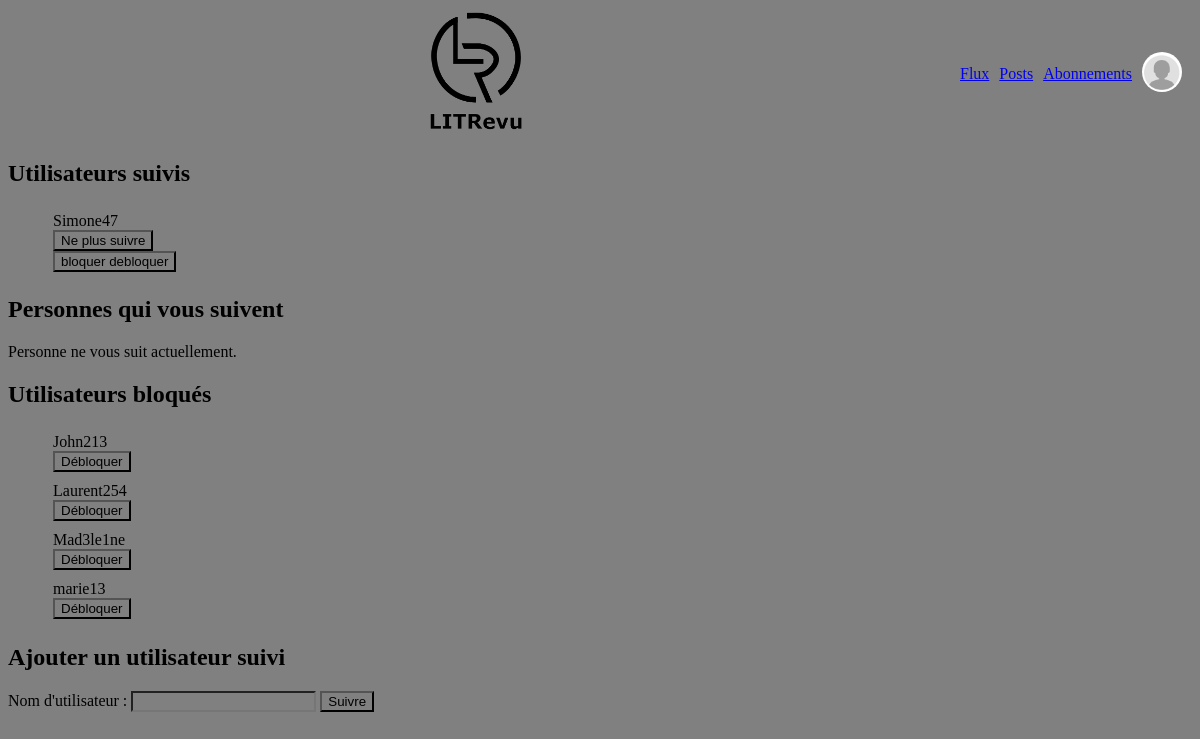
The page /subscription/ (signed in) on the database as committed earlier.
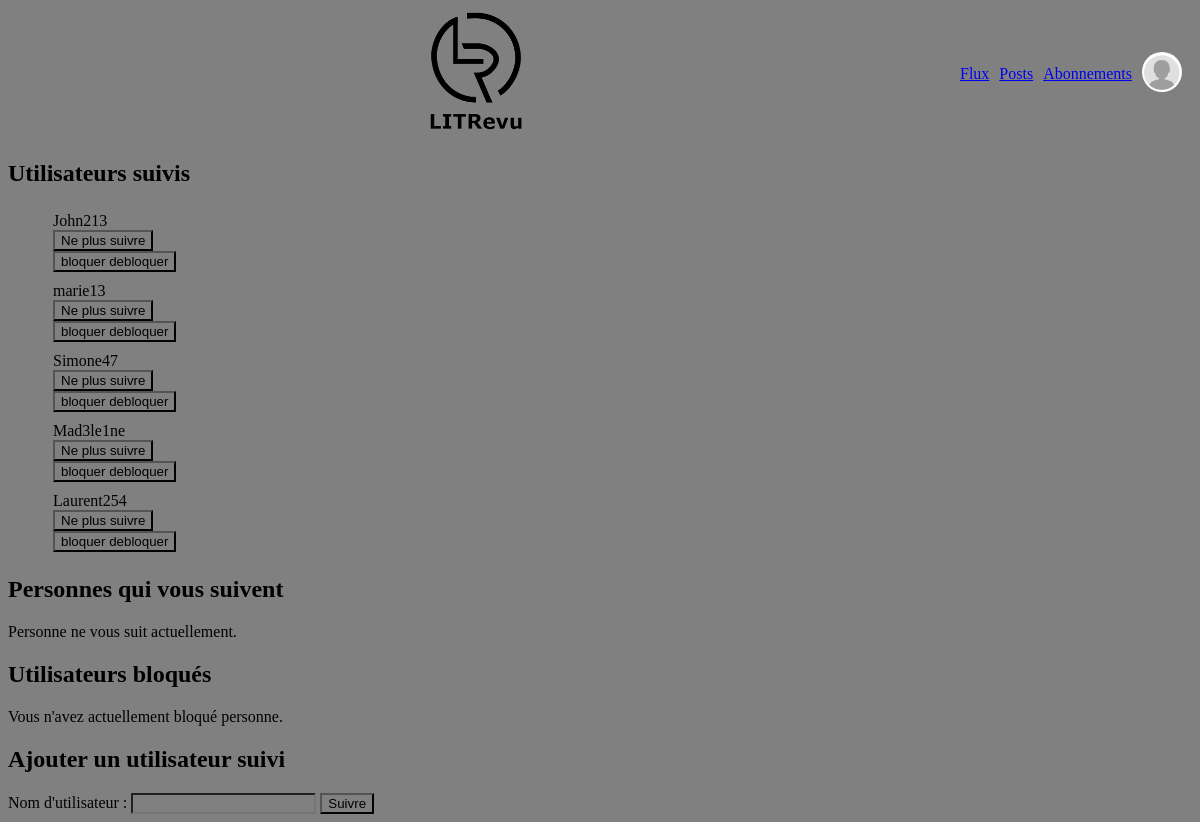
The same page on the database as committed later.
### authentication/models.py (models this page shows, shortened)
class User(AbstractUser):
    following = models.ManyToManyField('self', through=UserFollows, related_name='followers')
    avatar = models.ImageField(upload_to='avatars/', null=True, blank=True)
    IMAGE_MAX_SIZE = (800, 800)

### app_web/views.py (the view, shortened to what this page needs)
# urls.py: path('subscription/', app_web.views.subscription, name='subscription'),
@login_required
def subscription(request):
    following_users = request.user.following.all()
    blocked_users = User.objects.filter(blocking_users__user=request.user, blocking_users__can_access_tickets=False)
    followers = User.objects.filter(user_follows__followed_user=request.user)
    context = {'following_users': following_users, 'blocked_users': blocked_users, 'followers': followers}
    messages.success(request, '')
    return render(request, 'app_web/subscription.html', context)

### app_web/templates/app_web/subscription.html (shortened to what this page needs)
{% extends 'base.html' %}
{% block content %}
    <h2>Utilisateurs suivis</h2>
    {% if following_users %}
        <ul>
            {% for user in following_users %}
                <li>
                    {{ user.username }}
                    <form method="post" action="{% url 'unfollow' %}">
                        <button type="submit">Ne plus suivre</button>
                    </form>
                    <form method="post" action="{% url 'block_user' %}">
                        <button type="submit">bloquer debloquer</button>
                    </form>
                </li>
            {% endfor %}
        </ul>
    {% else %}
        <p>Vous ne suivez actuellement personne.</p>
    {% endif %}
    <h2>Personnes qui vous suivent</h2>
    {% if followers %}
        <ul>
            {% for user in followers %}
                <li>{{ user.username }}</li>
            {% endfor %}
        </ul>
    {% else %}
        <p>Personne ne vous suit actuellement.</p>
    {% endif %}
   <h2>Utilisateurs bloqués</h2>
    {% if blocked_users %}
        <ul>
            {% for user in blocked_users %}
                <li>
                    {{ user.username }}
                    <form method="post" action="{% url 'unblock_user' %}">
                        <button type="submit">Débloquer</button>
                    </form>
                </li>
            {% endfor %}
        </ul>
    {% else %}
    <p>Vous n'avez actuellement bloqué personne.</p>
{% endif %}
    <h2>Ajouter un utilisateur suivi</h2>
    <form method="post" action="{% url 'subscription' %}">
        <label for="id_username_to_follow">Nom d'utilisateur :</label>
        <input type="text" name="username_to_follow" id="id_username_to_follow" required>
        <button type="submit">Suivre</button>
    </form>
{% endblock %}

Rows that differ between the two databases and show on the page:
shown differently, row unchanged: User "John213": moves from the list under "Utilisateurs bloqués" to the list under "Utilisateurs suivis"
shown differently, row unchanged: User "marie13": moves from the list under "Utilisateurs bloqués" to the list under "Utilisateurs suivis"
changed User "Mad3le1ne": moves from the list under "Utilisateurs bloqués" to the list under "Utilisateurs suivis"
changed User "Laurent254": moves from the list under "Utilisateurs bloqués" to the list under "Utilisateurs suivis"
Other text that changed with them:
text now shown: "Vous n'avez actuellement bloqué personne."
